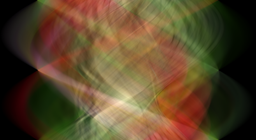
#> input picture sinogram.png, 256 x 140 px, shrunk from 658 x 360 before the run
$ python main.py   (older library calls are emulated)
#> lines starting #> are read from the running program, lines starting #| are printed output that depends on the picture
 # RE4017: Project 1 - Image Reconstruction from Sinogram

 # Charlie Gorey O'Neill - 18222803
 # Emmett Lawlor - 18238831
 # Christian Ryan - 18257356
 # Sean McTiernan - 18224385
 # Kacper Dudek - 18228798


import numpy as np
from PIL import Image
from skimage.transform import rotate    # Image Rotation
import scipy.fftpack as fft             # Fast Fourier Transform
import scipy.misc                       # Includes a package to save array as .png
import itertools                        # To combine mulitple list into single list of all combinations
from sys import argv

#-------------------------------------METHODS-----------------------------------------------------------
def fft_translate(r,g,b):
    r = scipy.fftpack.rfft(r, axis = 1)
    g = scipy.fftpack.rfft(g, axis = 1)
    b = scipy.fftpack.rfft(b, axis = 1)
    return r,g,b

###############################################

def ramp_filter(ffts):
    """Filter the projections using a ramp filter"""
    if type(ffts) ==  list:
        return [ramp_filter(channel) for channel in ffts]
    #Ramp filter a 2-d array of 1-d FFTs (1-d FFTs along the rows).
    ramp = np.floor(np.arange(0.5, ffts.shape[1]//2 + 0.1, 0.5))
    return ffts * ramp

###############################################

def inverse_fft_translate(operator):
    """Return to the spatial domain using inverse Fourier Transform"""
    if type(operator) == list:
        return [inverse_fft_translate(channel) for channel in operator]
    return fft.irfft(operator, axis=1)

###############################################

def radon(image, steps):
    """Build the Radon Transform using 'steps' projections of 'image'."""
    dTheta = -180.0 / steps # Angle increment for rotations.
    projections = [rotate(image, i*dTheta).sum(axis=0) for i in range(steps)]
    return np.vstack(projections)

###############################################

def build_laminogram(radonT):
    """Generate a laminogram by simple backprojection using the Radon Transform of an image, 'radonT'."""
    if type(radonT) == list:
        return [build_laminogram(channel) for channel in radonT]
    laminogram = np.zeros((radonT.shape[1],radonT.shape[1]))
    dTheta = 180.0 / radonT.shape[0]
    for i in range(radonT.shape[0]):
        temp = np.tile(radonT[i],(radonT.shape[1],1))
        temp = rotate(temp, dTheta*i)
        laminogram += temp
    return laminogram

###############################################

def single_channel_rescaling(input):
    """Function for single channel rescaling"""
    if type(input) == list:
        return [single_channel_rescaling(channel) for channel in input]
    Chi, Clo = input.max(), input.min()
    Cnorm = 255 * (input-Clo)/(Chi - Clo)
    return np.floor(Cnorm).astype('uint8')

###############################################

def crop_image(img):
    """Crops out the outer 30% of the image"""
    height, width = img.size
    perc = 0.30
    left = width/2 * perc
    top = height/2 * perc
    bottom = height - top
    right = width - left
    return img.crop((left, top, right, bottom))

###############################################

def reconstruction(sinogram, window="", ramp=True):
    """Perform all steps of the reconstruction"""
    # Step 1: Split sinogram into 3 channel (RGB) sinograms and convert to arrays
    r,g,b = Image.Image.split(sinogram)

    r = np.asarray(r)
    g = np.asarray(g)
    b = np.asarray(b)

    M = np.size(r, axis = 1)

    # Step 2: Perform windowing if required
    if window in ["Hann", "Hanning"]:
        r = np.hanning(M)*r
        g = np.hanning(M)*g
        b = np.hanning(M)*b
    elif window == "Hamming":
        r = np.hamming(M)*r
        g = np.hamming(M)*g
        b = np.hamming(M)*b

    # Step 3: Apply 1-d FFT to each row of sinogram - translate into freq domain
    r,g,b = fft_translate(r,g,b)

    # Step 4: Apply ramp filter if required
    if ramp:
        r, g, b = ramp_filter([r, g, b])

    # Step 5: Back to spatial (sinogram) domain via inverse FFT
    r, g, b = inverse_fft_translate([r, g, b])

    # Step 6: Image reconstruction via backprojection of radon transforms of filtered sinograms
    r, g, b = build_laminogram([r, g, b])

    # Step 7: Single-Channel image rescaling
    r, g, b = single_channel_rescaling([r, g, b])

    # Step 8: Combine channels, crop image and save as PNG
    image = np.dstack((r,g,b))
    image = crop_image(Image.fromarray(image))
    title = 'Non-' if not ramp else ''
    Image.Image.save(image, f"{window}_{title}Filtered.png")

#------------------------------------------MAIN-----------------------------------------------------------

if __name__ == "__main__":
    # Load sinogram
    try:
        sinogram = Image.open(argv[1])
    except IndexError:
        print("No file input in terminal, using sinogram.png instead")
        sinogram = Image.open('sinogram.png')
#> sinogram is the input picture: PIL image 256x140 RGB; mean R, G, B 90.1, 70.9, 43.2
    except FileNotFoundError:
        print("No file with that name found, please try again")
        quit()

    # Lists of windows and ramp filter options
    windows = ["Hamming", "Hanning", "No Window"]
    ramps = [True, False]

    # Perform reconstruction on each combination of window and ramp filter
    for window, ramp in list(itertools.product(windows, ramps)):
        reconstruction(sinogram=sinogram, window=window, ramp=ramp)
#> this loop made 6 passes
#> pass 1, in reconstruction, `r,g,b = Image.Image.split(sinogram)`:
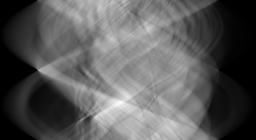
#> r: PIL image 256x140 L; min 0, max 253, mean 90.1
#> pass 1, in reconstruction, `r,g,b = Image.Image.split(sinogram)`:
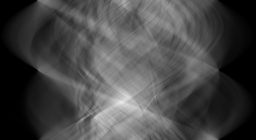
#> g: PIL image 256x140 L; min 0, max 233, mean 70.9
#> pass 1, in reconstruction, `r,g,b = Image.Image.split(sinogram)`:
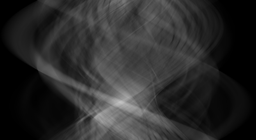
#> b: PIL image 256x140 L; min 0, max 195, mean 43.2
#> pass 1, in reconstruction, `r = np.hamming(M)*r`:
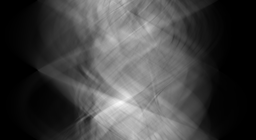
#> r: shape (140, 256) float64; min 0, max 251, mean 67.4
